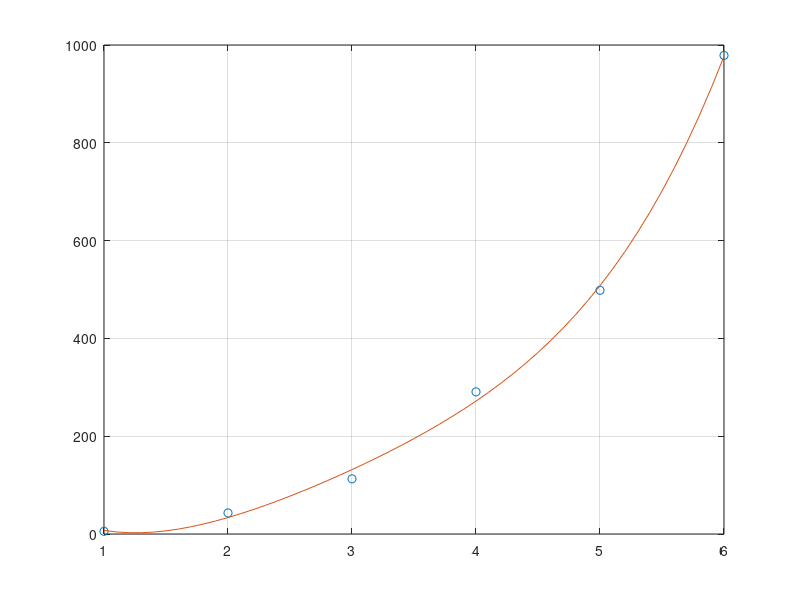

Here is the MATLAB script that generated this plot:
x =[1 2 3 4 5 6];
y = [5.5 43.1 112.8 290.7 498.4 978.7];

p = polyfit(x,y,4);

x2 = 1:.1:6;
y2 = polyval(p,x2);
plot(x,y,'o',x2,y2)
grid on